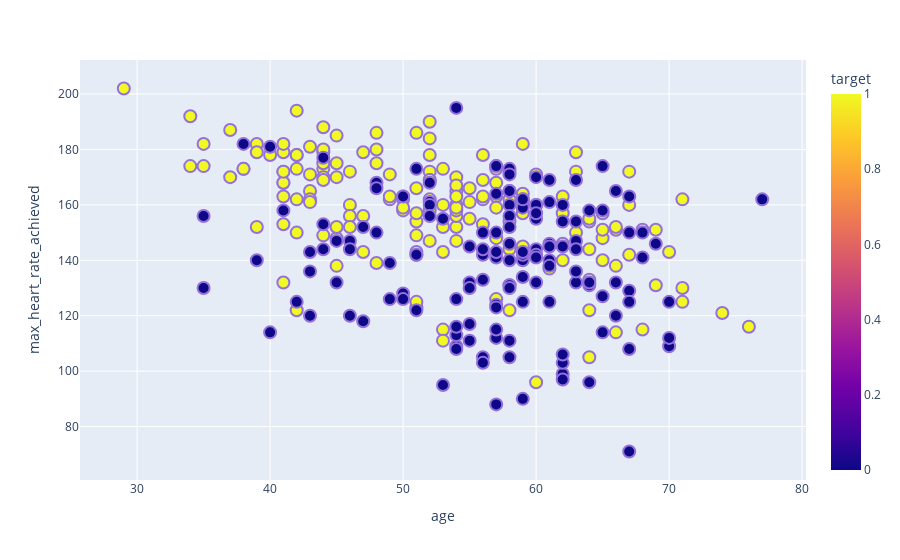

The notebook cell saved with this chart:
### Code cell
fig = px.scatter(df, x="age", y="max_heart_rate_achieved", color = "target") 
fig.update_traces(marker=dict(size=12,
                              line=dict(width=2,
                                        color='MediumPurple')),
                  selector=dict(mode='markers'))
fig.show()

### Figure 1 — Plotly figure (JSON) as saved in the notebook; plotly's stock layout.template omitted (floating-point values rounded to 4 significant figures; data arrays with more than 128 entries replaced by an {"elided": "..."} marker saying what was removed)
{"data": [{"hovertemplate": "age=%{x}<br>max_heart_rate_achieved=%{y}<br>target=%{marker.color}<extra></extra>", "legendgroup": "", "marker": {"color": {"elided": "303 int values"}, "coloraxis": "coloraxis", "line": {"color": "MediumPurple", "width": 2}, "size": 12, "symbol": "circle"}, "mode": "markers", "name": "", "orientation": "v", "showlegend": false, "type": "scatter", "x": {"elided": "303 int values"}, "xaxis": "x", "y": {"elided": "303 int values"}, "yaxis": "y"}], "layout": {"coloraxis": {"colorbar": {"title": {"text": "target"}}, "colorscale": [[0, "#0d0887"], [0.1111, "#46039f"], [0.2222, "#7201a8"], [0.3333, "#9c179e"], [0.4444, "#bd3786"], [0.5556, "#d8576b"], [0.6667, "#ed7953"], [0.7778, "#fb9f3a"], [0.8889, "#fdca26"], [1, "#f0f921"]]}, "legend": {"tracegroupgap": 0}, "margin": {"t": 60}, "xaxis": {"anchor": "y", "domain": [0, 1], "title": {"text": "age"}}, "yaxis": {"anchor": "x", "domain": [0, 1], "title": {"text": "max_heart_rate_achieved"}}}}
